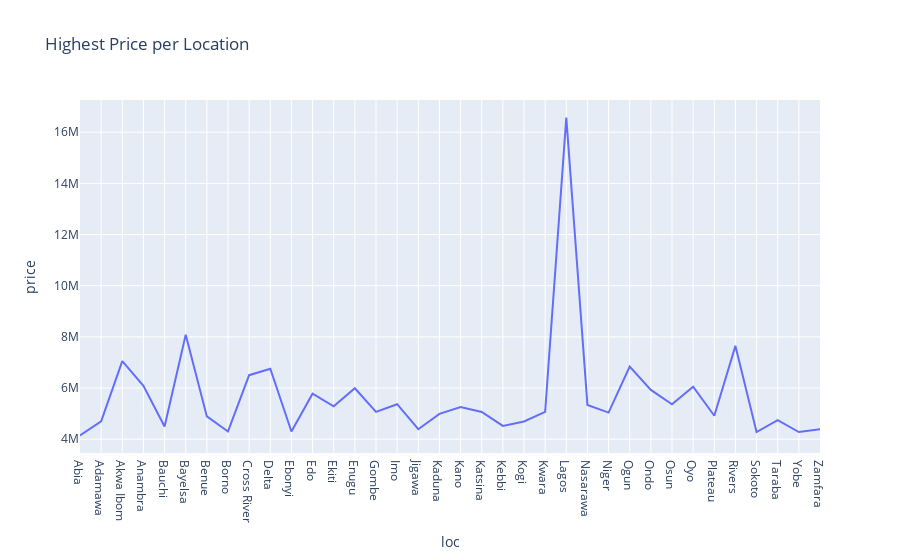

This figure's notebook cell:
### Code cell
# plotly line plot highest price per location

max_prices = df_train.groupby("loc")["price"].max().reset_index()

fig = px.line(max_prices, x="loc", y="price", title="Highest Price per Location")
fig.show()

### Figure 1 — Plotly figure (JSON) as saved in the notebook; plotly's stock layout.template omitted (floating-point values rounded to 4 significant figures)
{"data": [{"hovertemplate": "loc=%{x}<br>price=%{y}<extra></extra>", "legendgroup": "", "line": {"color": "#636efa", "dash": "solid"}, "marker": {"symbol": "circle"}, "mode": "lines", "name": "", "orientation": "v", "showlegend": false, "type": "scatter", "x": ["Abia", "Adamawa", "Akwa Ibom", "Anambra", "Bauchi", "Bayelsa", "Benue", "Borno", "Cross River", "Delta", "Ebonyi", "Edo", "Ekiti", "Enugu", "Gombe", "Imo", "Jigawa", "Kaduna", "Kano", "Katsina", "Kebbi", "Kogi", "Kwara", "Lagos", "Nasarawa", "Niger", "Ogun", "Ondo", "Osun", "Oyo", "Plateau", "Rivers", "Sokoto", "Taraba", "Yobe", "Zamfara"], "xaxis": "x", "y": [4151000.0, 4695000.0, 7052000.0, 6084000.0, 4499000.0, 8082000.0, 4892000.0, 4304000.0, 6503000.0, 6755000.0, 4304000.0, 5779000.0, 5284000.0, 5991000.0, 5066000.0, 5368000.0, 4390000.0, 4992000.0, 5256000.0, 5066000.0, 4520000.0, 4695000.0, 5066000.0, 16570000.0, 5339000.0, 5041000.0, 6837000.0, 5929000.0, 5368000.0, 6053000.0, 4917000.0, 7647000.0, 4282000.0, 4744000.0, 4282000.0, 4390000.0], "yaxis": "y"}], "layout": {"legend": {"tracegroupgap": 0}, "title": {"text": "Highest Price per Location"}, "xaxis": {"anchor": "y", "domain": [0, 1], "title": {"text": "loc"}}, "yaxis": {"anchor": "x", "domain": [0, 1], "title": {"text": "price"}}}}
